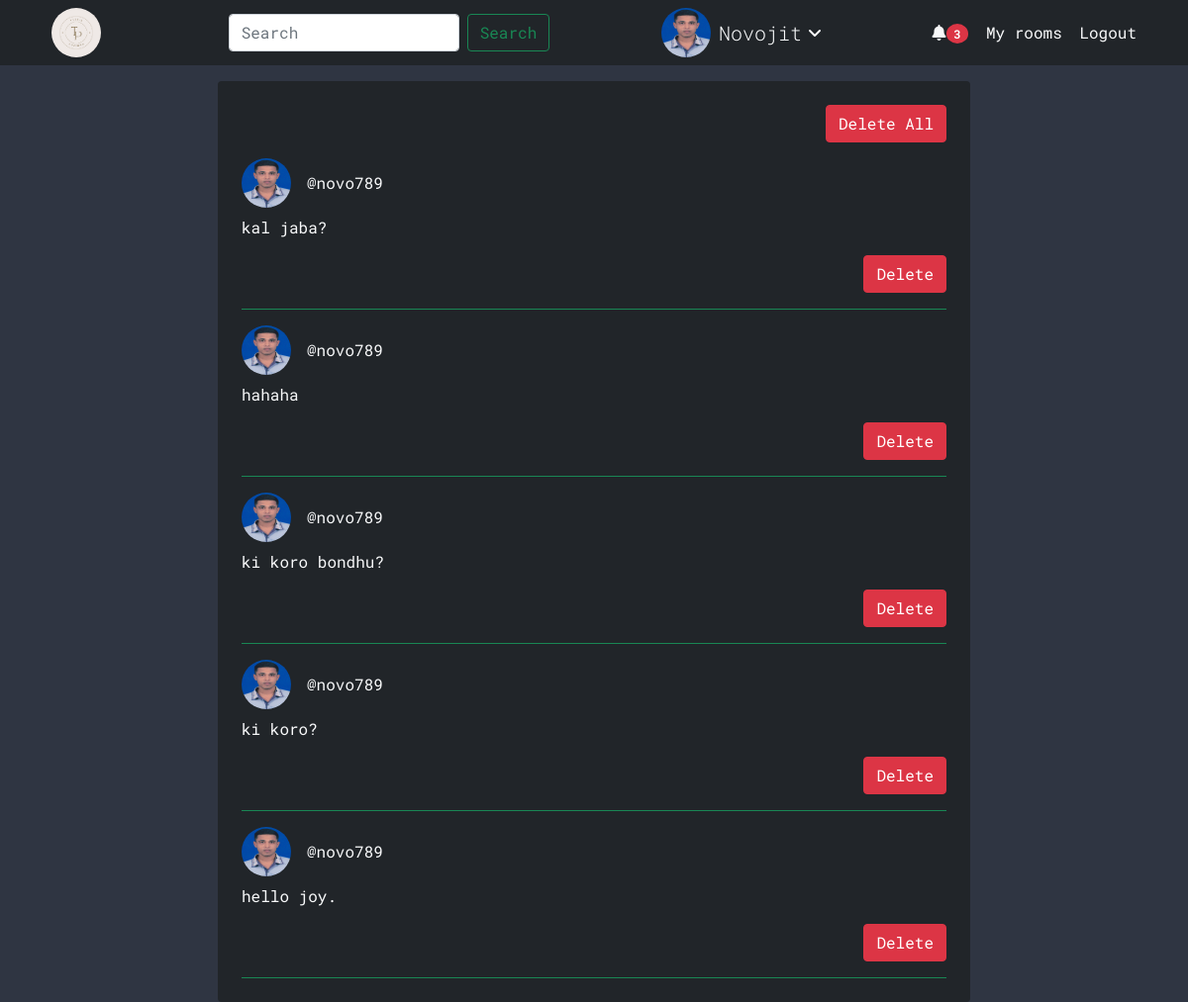
The app's page /received-messages/3 (signed in) with its own data.
### main_app/models.py (models this page shows)
class User(AbstractUser):
    name = models.CharField(max_length=100, null=True)
    email = models.EmailField(unique=True)
    university = models.ForeignKey(University, null=True, on_delete=models.SET_NULL)
    image = models.ImageField(default='avatar.png', null=True)
    USERNAME_FIELD = 'email'
    REQUIRED_FIELDS = ['username']

class UserMessage(models.Model):
    sender = models.ForeignKey(User, related_name='sender', on_delete=models.CASCADE)
    receiver = models.ForeignKey(User, related_name='receiver', on_delete=models.CASCADE)
    body = models.TextField()

### main_app/views.py (the view)
# urls.py: path('received-messages/<int:user_id>', views.received_messages, name='received-messages'),
@login_required(login_url='login')
def received_messages(request, user_id):
    user = User.objects.get(id=user_id)
    messages = UserMessage.objects.filter(receiver=user).order_by('-id')
    return render(request, 'main_app/received-message.html', {'messages': messages})

### main_app/templatetags/number_of_messages.py (called while the page is built)
@register.filter
def total_messages(user_id):
    receiver = User.objects.get(id=user_id)
    messages = UserMessage.objects.filter(receiver=receiver)
    return len(messages)

### main_app/templates/main_app/received-message.html
{% extends 'main_app/base.html' %}
{% block content %}
    <div class="container">
        <div class="row mt-3 text-light">
            <div class="col-2"></div>
            <div class="col-8 rounded p-4 bg-dark ">
                {% if messages %}
                <div class="d-flex justify-content-end">
                    <a href="{% url 'delete-all-user-message' request.user.id %}" class="btn btn-danger">Delete All</a>
                </div>
                {% endif %}
                {% if messages %}
                    {% for message in messages %}
                        <div class="border-bottom border-success pt-3 pb-3">
                            <div class="d-flex align-items-center">
                                <img src="{{message.sender.image.url}}" alt="host-image" style="width: 50px; height: 50px; border-radius: 50%;">
                                <p style="margin-bottom: 0; margin-left: 1rem;">@{{message.sender.username}}</p>
                            </div>
                            <p class="mt-2">{{message.body}}</p>
                            <div class="d-flex justify-content-end">
                                <a href="{% url 'delete-user-message' message.id message.receiver.id %}" class="btn btn-danger">Delete</a>
                            </div>
                        </div>
                    {% endfor %}
                {% else %}
                    <h4>No new messages received.</h4>
                {% endif %}
            </div>
            <div class="col-2"></div>
        </div>
    </div>
{% endblock content %}

### main_app/templates/main_app/base.html (shortened to what this page needs)
{% load static %}
{% load number_of_messages %}
<!DOCTYPE html>
<html lang="en">
<head>
    <link href="https://cdn.jsdelivr.net/npm/bootstrap@5.1.3/dist/css/bootstrap.min.css" rel="stylesheet">
    <link rel="stylesheet" href="https://cdnjs.cloudflare.com/ajax/libs/font-awesome/6.0.0/css/all.min.css" />
    <link rel="stylesheet" href="{% static 'main_app/css/index.css' %}">
</head>
<body>
    <nav class="navbar navbar-expand-lg navbar-dark bg-dark">
        <div class="container-fluid d-flex justify-content-between">
          <div>
            <a class="navbar-brand" href="{% url 'home' %}"><img src="{% static 'main_app/images/logo.png' %}" style="width: 50px; height: 50px; border-radius: 50%;" alt="image-avatar"></a>
          </div>
          <div class="search-form">
            <form class="d-flex" method="GET" action="{% url 'home' %}">
                <input class="form-control me-2" name="topic" type="search" placeholder="Search" aria-label="Search">
                <button class="btn btn-outline-success" type="submit">Search</button>
            </form>
          </div>
          <div class="d-flex profile-image">
                <div>
                  {% if request.user.is_authenticated %}
                    <img src="{{request.user.image.url}}" alt="user-image" style="width: 50px; height: 50px; border-radius: 50%;">
                  {% else %}
                    <img src="{% static 'main_app/images/avatar.png' %}" alt="image-avatar" style="width: 50px;">
                  {% endif %}
                </div>
                <div class="d-flex align-items-center" style="margin-left: 0.5rem;">
                  {% if request.user.is_authenticated %}
                    <p style="margin-bottom: 0; margin-right: 7px;" class="text-light lead">{{request.user.name}}</p>
                    <div class="dropdown">
                      <a href="" id="dropdownMenuButton" class="text-decoration-none text-light" data-toggle="dropdown" aria-haspopup="true" aria-expanded="false"><i class="fa-solid fa-angle-down"></i></a>
                    </div>
                  {% else %}
                    <p style="margin-bottom: 0;" class="text-light lead">Guest</p>
                  {% endif %}
                </div>
          </div>
          <div class="login-logout-menu">
            {% if request.user.is_authenticated %}
                <a href="{% url 'received-messages' request.user.id %}" class="text-decoration-none text-light"><i class="fa-solid fa-bell"></i><span class="badge bg-danger rounded-circle">{{request.user.id|total_messages}}</span></a>
                <a href="{% url 'home' %}?id={{request.user.id}}" class="text-decoration-none text-light" style="margin-left: .5rem">My rooms</a>
                <a href="{% url 'logout' %}" class="text-decoration-none text-light" style="margin-left: .5rem">Logout</a>
            {% else %}
                <a href="{% url 'login' %}" class="text-decoration-none text-light" style="margin-left: .5rem">Login</a>
                <a href="{% url 'signup' %}" class="text-decoration-none text-light" style="margin-left: .5rem">Register</a>
            {% endif %}
          </div>
        </div>
      </nav>
      {% block content %}
      {% endblock content %}
</body>
</html>

### main_app/static/main_app/css/index.css (style rules this page uses)
* { box-sizing: border-box; }
body { background-color: #2f3542; font-family: 'Roboto Mono', monospace; }
@media only screen and (max-width: 1280px) { .navbar { padding-right: 40px; padding-left: 40px; } }

### records on screen
User: user.image (picture), user.name "Novojit", user.id|total_messages "3"
UserMessage: sender.image (picture), sender.username "novo789", body "kal jaba?"
UserMessage: sender.image (picture), sender.username "novo789", body "hahaha"
UserMessage: sender.image (picture), sender.username "novo789", body "ki koro bondhu?"
UserMessage: sender.image (picture), sender.username "novo789", body "ki koro?"
UserMessage: sender.image (picture), sender.username "novo789", body "hello joy."
